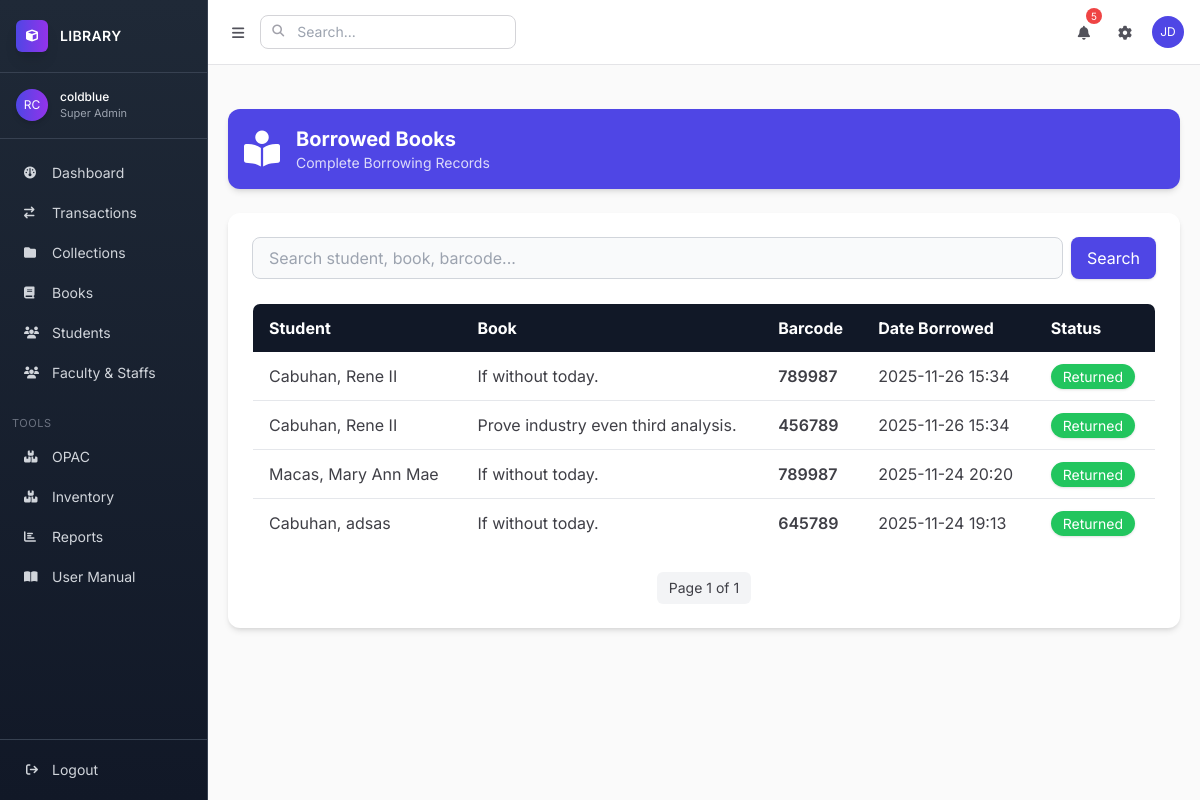
Page /library/borrowed/all/ (signed in) on the committed database.
### apps/app2/models.py (models this page shows, shortened)
class BorrowedBook(models.Model):
    book = models.ForeignKey(Book, on_delete=models.CASCADE, related_name="borrow_records")
    borrower = models.ForeignKey(Student, on_delete=models.CASCADE, related_name="borrowed_books")
    barcode = models.ForeignKey('BookBarcode', on_delete=models.CASCADE, related_name="borrowed_records", null=True, blank=True)
    date_borrowed = models.DateTimeField(auto_now_add=True)
    due_date = models.DateField()
    date_returned = models.DateField(blank=True, null=True)
    remarks = models.CharField(max_length=255, blank=True, null=True)
    STATUS_CHOICES = [
        ("borrowed", "Borrowed"),
        ("returned", "Returned"),
        ("overdue", "Overdue"),
    ]
    status = models.CharField(max_length=20, choices=STATUS_CHOICES, default="borrowed")

class Book(models.Model):
    collection = models.ForeignKey(
        Collection, on_delete=models.SET_NULL, null=True, blank=True, related_name="books"
    )
    control_number = models.CharField(max_length=50, unique=True, verbose_name="Control Number / 001")
    isbn = models.CharField(max_length=20, blank=True, null=True, verbose_name="ISBN / 020")
    title = models.CharField(max_length=255, verbose_name="Title / 245$a")
    subtitle = models.CharField(max_length=255, blank=True, null=True, verbose_name="Subtitle / 245$b")
    statement_of_responsibility = models.CharField(max_length=255, blank=True, null=True, verbose_name="Statement of Responsibility / 245$c")
    author = models.CharField(max_length=255, verbose_name="Main Author / 100$a")
    added_authors = models.CharField(max_length=255, blank=True, null=True, verbose_name="Added Authors / 700$a")
    edition = models.CharField(max_length=100, blank=True, null=True, verbose_name="Edition / 250")
    publisher = models.CharField(max_length=255, blank=True, null=True, verbose_name="Publisher / 264$b")
    publication_place = models.CharField(max_length=255, blank=True, null=True, verbose_name="Place / 264$a")
    publication_year = models.CharField(max_length=4, blank=True, null=True, verbose_name="Year / 264$c")
    pages = models.CharField(max_length=50, blank=True, null=True, verbose_name="Pagination / 300$a")
    illustrations = models.CharField(max_length=255, blank=True, null=True, verbose_name="Illustrations / 300$b")
    dimensions = models.CharField(max_length=50, blank=True, null=True, verbose_name="Dimensions / 300$c")
    series = models.CharField(max_length=255, blank=True, null=True, verbose_name="Series / 490$a")
    notes = models.TextField(blank=True, null=True, verbose_name="General Notes / 500")
    summary = models.TextField(blank=True, null=True, verbose_name="Summary / 520")
    subjects = models.CharField(max_length=255, blank=True, null=True, verbose_name="Subjects / 650$a")
    classification = models.CharField(max_length=50, blank=True, null=True, verbose_name="Dewey / 082 or Local / 090")
    language = models.CharField(max_length=50, blank=True, null=True, verbose_name="Language / 041$a")
    cover_image = models.ImageField(
        upload_to='book_covers/', blank=True, null=True, verbose_name="Book Cover"
    )
    created_at = models.DateTimeField(auto_now_add=True)
    updated_at = models.DateTimeField(auto_now=True)

class BookBarcode(models.Model):
    book = models.ForeignKey('Book', on_delete=models.CASCADE, related_name="barcodes")
    barcode = models.CharField(max_length=50, unique=True)
    created_at = models.DateTimeField(auto_now_add=True)
    created_at = models.DateTimeField(default=timezone.now)

### apps/app1/models.py (models this page shows, shortened)
class Student(models.Model):
    folder = models.ForeignKey(Folder, on_delete=models.SET_NULL, null=True, blank=True, related_name="students")
    last_name = models.CharField(max_length=150)
    first_name = models.CharField(max_length=150)
    middle_name = models.CharField(max_length=150, blank=True, null=True)
    mobile_number = models.CharField(max_length=20, blank=True, null=True)
    GENDER_CHOICES = [
        ('M', 'Male'),
        ('F', 'Female'),
        ('O', 'Other'),
    ]
    gender = models.CharField(max_length=1, choices=GENDER_CHOICES)

### apps/app2/views/all.py (the view, shortened to what this page needs)
# urls.py: path("borrowed/all/", views.all_borrowed_books, name="borrowed_all"),
@login_required
def all_borrowed_books(request):
    q = request.GET.get("q", "").strip()
    borrowed = BorrowedBook.objects.select_related("borrower", "book", "barcode")
    paginator = Paginator(borrowed.order_by("-date_borrowed"), 15)
    page_number = request.GET.get("page")
    page_obj = paginator.get_page(page_number)
    context = {"page_obj": page_obj, "q": q}
    return render(request, "app2/book/borrowed_all_list.html", context)

### templates/app2/book/borrowed_all_list.html (shortened to what this page needs)
{% extends "base.html" %}
{% block content %}
<div class="flex items-center p-4 my-6 text-white bg-indigo-600 rounded-xl shadow-md">
    <i class="fas fa-book-reader text-4xl mr-4"></i>
    <div>
        <h1 class="text-xl font-bold">Borrowed Books</h1>
        <p class="text-sm opacity-80">Complete Borrowing Records</p>
    </div>
</div>
<div class="bg-white dark:bg-gray-800 rounded-xl shadow-md p-6">
    <form method="get" class="flex gap-2 mb-6">
        <input type="text" name="q" value="{{ q }}" placeholder="Search student, book, barcode..." class="w-full px-4 py-2 rounded-lg border border-gray-300 dark:border-gray-700
                   bg-gray-50 dark:bg-gray-900 focus:ring-2 focus:ring-indigo-500
                   outline-none transition">
        <button class="px-4 py-2 rounded-lg bg-indigo-600 hover:bg-indigo-700 text-white shadow">
            Search
        </button>
    </form>
    <div class="overflow-x-auto">
        <table class="w-full border border-gray-300 dark:border-gray-700 rounded-lg overflow-hidden">
            <thead class="bg-gray-900 text-white dark:bg-gray-700">
                <tr>
                    <th class="px-4 py-3 text-left">Student</th>
                    <th class="px-4 py-3 text-left">Book</th>
                    <th class="px-4 py-3 text-left">Barcode</th>
                    <th class="px-4 py-3 text-left">Date Borrowed</th>
                    <th class="px-4 py-3 text-left">Status</th>
                </tr>
            </thead>
            <tbody class="divide-y divide-gray-200 dark:divide-gray-700">
                {% for b in page_obj %}
                <tr class="hover:bg-gray-50 dark:hover:bg-gray-700/40">
                    <td class="px-4 py-3">
                        {{ b.borrower.last_name }}, {{ b.borrower.first_name }}
                    </td>
                    <td class="px-4 py-3">
                        {{ b.book.title }}
                    </td>
                    <td class="px-4 py-3 font-semibold">
                        {{ b.barcode.barcode }}
                    </td>
                    <td class="px-4 py-3">
                        {{ b.date_borrowed|date:"Y-m-d H:i" }}
                    </td>
                    <td class="px-4 py-3">
                        {% if b.status == "borrowed" %}
                        <span class="px-3 py-1 rounded-full text-sm bg-yellow-400 text-gray-900 shadow">
                            Borrowed
                        </span>
                        {% else %}
                        <span class="px-3 py-1 rounded-full text-sm bg-green-500 text-white shadow">
                            Returned
                        </span>
                        {% endif %}
                    </td>
                </tr>
                {% empty %}
                <tr>
                    <td colspan="5" class="px-4 py-6 text-center text-gray-500 dark:text-gray-400">
                        No borrowed records.
                    </td>
                </tr>
                {% endfor %}
            </tbody>
        </table>
    </div>
    <div class="mt-6 flex justify-center">
        <div class="flex items-center gap-2">
            <span class="px-3 py-1.5 bg-gray-100 dark:bg-gray-700 rounded-md text-sm">
                Page {{ page_obj.number }} of {{ page_obj.paginator.num_pages }}
            </span>
        </div>
    </div>
</div>
{% endblock %}

### templates/base.html (shortened to what this page needs)
{% load static %} {% load custom_filters %}
<!DOCTYPE html>
<html lang="en">
	<head>
		<script src="https://cdn.tailwindcss.com"></script>
		<link rel="stylesheet" href="https://cdnjs.cloudflare.com/ajax/libs/font-awesome/6.4.0/css/all.min.css" />
		<link href="https://cdn.jsdelivr.net/npm/select2@4.1.0/dist/css/select2.min.css" rel="stylesheet" />
	</head>
	<body class="bg-soft-50 text-soft-700">
		<div class="flex h-screen overflow-hidden">
			<aside class="thin-sidebar w-16 lg:w-52 dark-sidebar border-r border-gray-700 flex flex-col">
				<div class="px-4 py-5 border-b border-gray-700">
					<div class="flex items-center space-x-2 lg:space-x-3">
						<div class="w-8 h-8 rounded-md bg-gradient-to-r from-accent-500 to-purple-600 flex items-center justify-center text-white text-xs shadow-lg">
							<i class="fa-solid fa-cube"></i>
						</div>
						<span class="hidden lg:block text-sm tracking-wide font-semibold text-white"> LIBRARY </span>
					</div>
				</div>
				<div class="px-4 py-4 border-b border-gray-700 flex items-center space-x-3">
					<div class="h-8 w-8 rounded-full bg-gradient-to-r from-accent-500 to-purple-600 text-white flex items-center justify-center text-xs shadow-md">RC</div>
					<div class="hidden lg:block">
						<p class="text-xs font-medium text-white">{{ request.user.get_full_name|default:request.user.username }}</p>
						<p class="text-[11px] text-gray-400">{{ request.user.role|default:"Super Admin" }}</p>
					</div>
				</div>
				<nav class="flex-1 overflow-y-auto slim-scrollbar py-4">
					<ul class="space-y-1 px-3 text-sm">
						<li>
							<a href="{% url 'dashboard' %}" class="flex items-center px-3 py-2 rounded-lg hover:bg-gray-700 transition-all duration-200 {% if request.resolver_match.url_name == 'dashboard' %} bg-gray-700 text-white {% else %} text-gray-300 {% endif %}">
								<i class="fa-solid fa-gauge text-xs w-4"></i>
								<span class="hidden lg:block ml-3">Dashboard</span>
							</a>
						</li>
						<li>
							<a href="{% url 'transaction_list' %}" class="flex items-center px-3 py-2 rounded-lg hover:bg-gray-700 transition-all duration-200 {% if request.resolver_match.url_name == 'transaction_list' %} bg-gray-700 text-white {% else %} text-gray-300 {% endif %}">
								<i class="fa-solid fa-arrow-right-arrow-left text-xs w-4"></i>
								<span class="hidden lg:block ml-3">Transactions</span>
							</a>
						</li>
						<li>
							<a href="{% url 'collection_list' %}" class="flex items-center px-3 py-2 rounded-lg hover:bg-gray-700 transition-all duration-200 {% if request.resolver_match.url_name == 'collection_list' %} bg-gray-700 text-white {% else %} text-gray-300 {% endif %}">
								<i class="fa-solid fa-folder text-xs w-4"></i>
								<span class="hidden lg:block ml-3">Collections</span>
							</a>
						</li>
						<li>
							<a href="{% url 'book_list' %}" class="flex items-center px-3 py-2 rounded-lg hover:bg-gray-700 transition-all duration-200 {% if request.resolver_match.url_name == 'book_list' %} bg-gray-700 text-white {% else %} text-gray-300 {% endif %}">
								<i class="fa-solid fa-book text-xs w-4"></i>
								<span class="hidden lg:block ml-3">Books</span>
							</a>
						</li>
						<li>
							<a href="{% url 'library_students' %}" class="flex items-center px-3 py-2 rounded-lg hover:bg-gray-700 transition-all duration-200 {% if request.resolver_match.url_name == 'library_students' %} bg-gray-700 text-white {% else %} text-gray-300 {% endif %}">
								<i class="fa-solid fa-users text-xs w-4"></i>
								<span class="hidden lg:block ml-3">Students</span>
							</a>
						</li>
						<li>
							<a href="{% url 'library_students' %}" class="flex items-center px-3 py-2 rounded-lg hover:bg-gray-700 transition-all duration-200 {% if request.resolver_match.url_name == 'staffs' %} bg-gray-700 text-white {% else %} text-gray-300 {% endif %}">
								<i class="fa-solid fa-users text-xs w-4"></i>
								<span class="hidden lg:block ml-3">Faculty & Staffs</span>
							</a>
						</li>
					</ul>
					<div class="hidden lg:block px-3 mt-6 mb-2 text-[11px] uppercase text-gray-500 tracking-wider">Tools</div>
					<ul class="space-y-1 px-3 text-sm">
						<li>
							<a href="{% url 'opac' %}" class="flex items-center px-3 py-2 rounded-lg hover:bg-gray-700 text-gray-300 transition-all duration-200">
								<i class="fa-solid fa-boxes text-xs w-4"></i>
								<span class="hidden lg:block ml-3">OPAC</span>
							</a>
						</li>
						<li>
							<a href="#" class="flex items-center px-3 py-2 rounded-lg hover:bg-gray-700 text-gray-300 transition-all duration-200">
								<i class="fa-solid fa-boxes text-xs w-4"></i>
								<span class="hidden lg:block ml-3">Inventory</span>
							</a>
						</li>
						<li>
							<a href="#" class="flex items-center px-3 py-2 rounded-lg hover:bg-gray-700 text-gray-300 transition-all duration-200">
								<i class="fa-solid fa-chart-bar text-xs w-4"></i>
								<span class="hidden lg:block ml-3">Reports</span>
							</a>
						</li>
						<li>
							<a href="{% url 'manual' %}" class="flex items-center px-3 py-2 rounded-lg hover:bg-gray-700 text-gray-300 transition-all duration-200 {% if request.resolver_match.url_name == 'manual' %} bg-gray-700 text-white {% else %} text-gray-300 {% endif %}">
								<i class="fa-solid fa-book-open text-xs w-4"></i>
								<span class="hidden lg:block ml-3">User Manual</span>
							</a>
						</li>
					</ul>
				</nav>
				<div class="border-t border-gray-700 p-3">
					{% if user.is_authenticated %}
					<form method="POST" action="{% url 'logout' %}">
						<button class="flex items-center w-full px-3 py-2 text-sm rounded-lg hover:bg-gray-700 text-gray-300 transition-all duration-200" type="submit">
							<i class="fa-solid fa-arrow-right-from-bracket text-xs w-4"></i>
							<span class="hidden lg:block ml-3">Logout</span>
						</button>
					</form>
					{% endif %}
				</div>
			</aside>
			<div class="flex-1 flex flex-col overflow-hidden">
				<header class="bg-white border-b border-soft-200 px-4 py-3 flex items-center justify-between">
					<div class="flex items-center space-x-2">
						<button id="sidebarToggle" class="p-2 rounded-md hover:bg-soft-100 text-soft-600">
							<i class="fa-solid fa-bars text-sm"></i>
						</button>
						<div class="relative">
							<i class="fa-solid fa-search absolute left-3 top-2 text-soft-400 text-xs"></i>
							<input type="text" placeholder="Search..." class="pl-9 pr-3 py-1.5 text-sm border border-soft-300 rounded-lg focus:ring-accent-500 focus:border-accent-500 w-48 lg:w-64" />
						</div>
					</div>
					<div class="flex items-center space-x-3">
						<button class="relative p-2 rounded-md hover:bg-soft-100 text-soft-600">
							<i class="fa-solid fa-bell text-sm"></i>
							<span class="absolute -top-1 -right-1 bg-red-500 text-white text-[10px] h-4 w-4 rounded-full flex items-center justify-center">5</span>
						</button>
						<button class="p-2 rounded-md hover:bg-soft-100 text-soft-600">
							<i class="fa-solid fa-gear text-sm"></i>
						</button>
						<div class="h-8 w-8 rounded-full bg-accent-500 text-white flex items-center justify-center text-xs">JD</div>
					</div>
				</header>
				<main class="flex-1 overflow-y-auto slim-scrollbar p-5 bg-soft-50">
					{% block content %}{% endblock %}
				</main>
			</div>
		</div>
	</body>
</html>

### templates/base.html (style rules this page uses)
* { font-family: "Inter", sans-serif; }
.thin-sidebar { transition: all 0.2s ease; }
.dark-sidebar { background: linear-gradient(180deg, #1f2937 0%, #111827 100%); }

### rows in the picture
BorrowedBook: borrower.last_name "Cabuhan", borrower.first_name "Rene II", book "If without today.", barcode.barcode "789987", date_borrowed "2025-11-26 15:34", status "Returned"
BorrowedBook: borrower.last_name "Cabuhan", borrower.first_name "Rene II", book "Prove industry even third analysis.", barcode.barcode "456789", date_borrowed "2025-11-26 15:34", status "Returned"
BorrowedBook: borrower.last_name "Macas", borrower.first_name "Mary Ann Mae", book "If without today.", barcode.barcode "789987", date_borrowed "2025-11-24 20:20", status "Returned"
BorrowedBook: borrower.last_name "Cabuhan", borrower.first_name "adsas", book "If without today.", barcode.barcode "645789", date_borrowed "2025-11-24 19:13", status "Returned"

### other values in the picture
{{ request.user.get_full_name|default:request.user.username }} "coldblue"
{{ request.user.role|default:"Super Admin" }} "Super Admin"
{{ page_obj.number }} "1"
{{ page_obj.paginator.num_pages }} "1"
